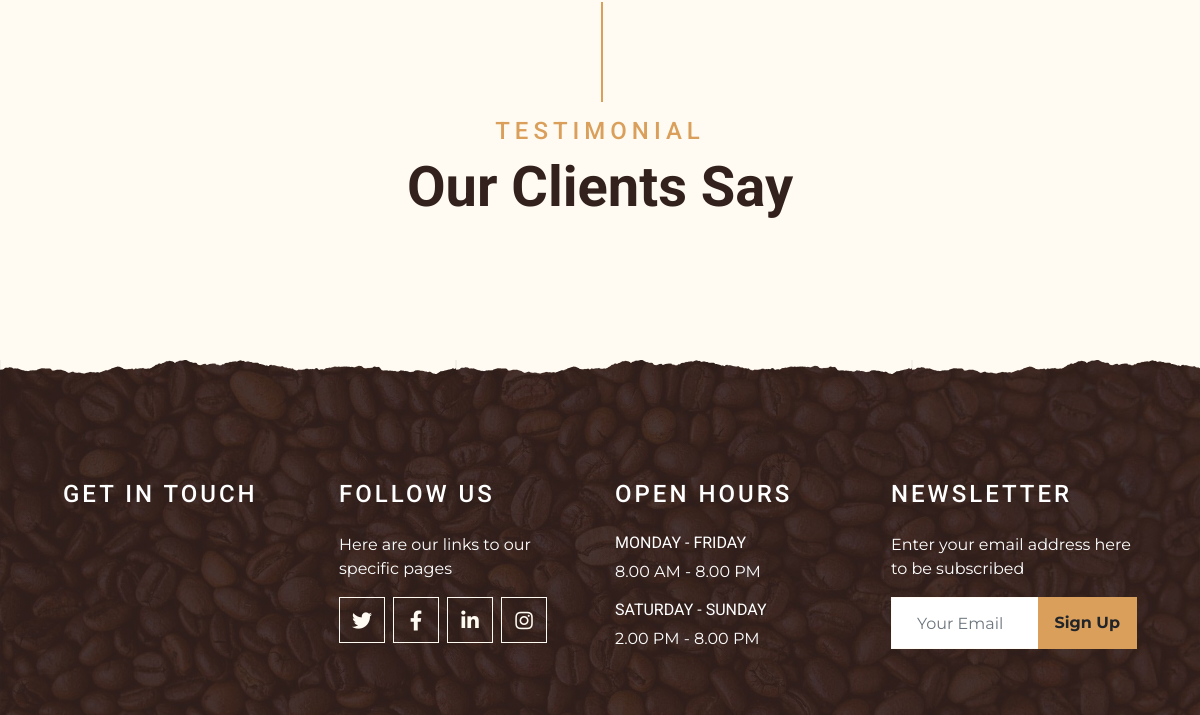
/ (lower part), run on an earlier commit of the app's database.
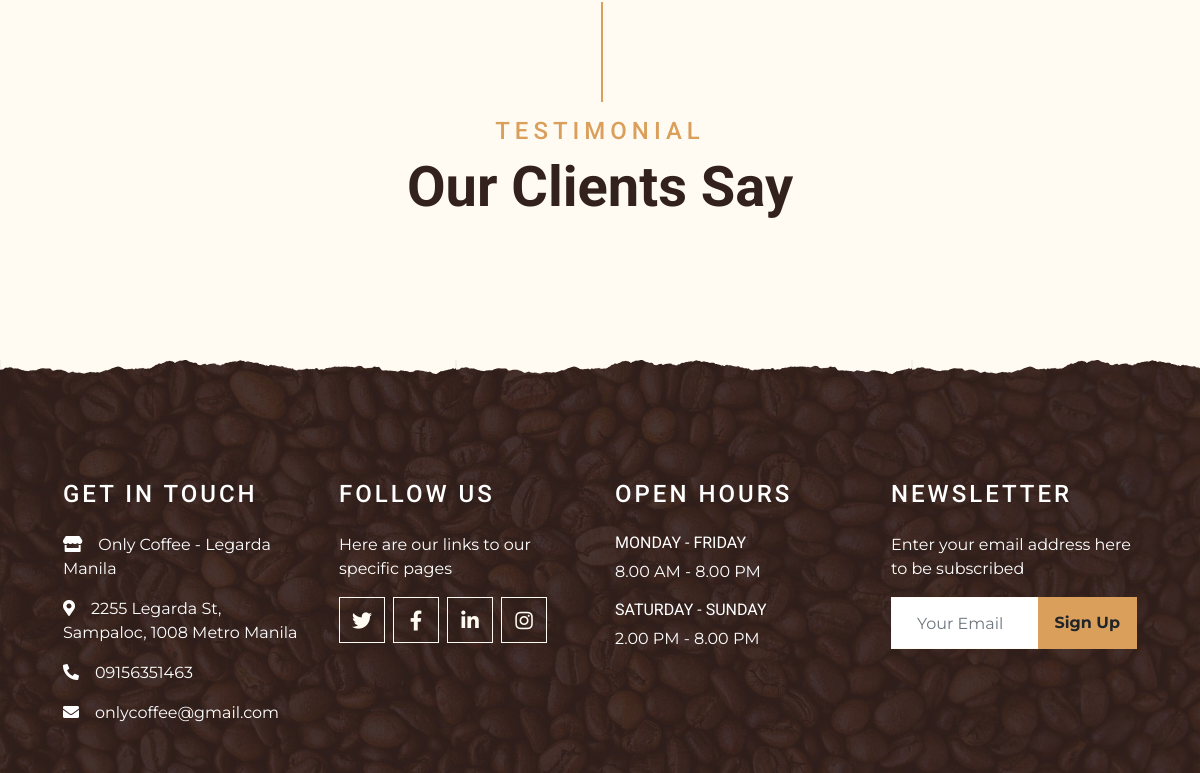
And on a later commit of the database.
### tables this page shows
CREATE TABLE `tblcoffeeshop` (
  `coffeeshopid` int(11) NOT NULL,
  `shopname` varchar(255) NOT NULL,
  `branch` varchar(255) DEFAULT NULL,
  `address` varchar(255) DEFAULT NULL,
  `contact_no` varchar(11) DEFAULT NULL,
  `email` varchar(50) DEFAULT NULL,
  `employees_id` int(11) DEFAULT NULL
);

### views/partials/nav.php (called while the page is built, shortened)
<?php
$db = App::resolve('Core\Database');
$coffee_data = $db->query("SELECT * FROM tblcoffeeshop")->get();
?>

### Core/functions.php (called while the page is built, shortened)
<?php
function base_path($path) {
  return BASE_PATH . $path;
}
function view($path, $attributes = []) {
  extract($attributes);
  require base_path('views/' . $path);
}

### Http/controllers/index.php (called while the page is built, shortened)
<?php
$db = App::resolve('Core\Database');
$feedback = $db->query("SELECT * FROM tblfeedback JOIN tbluser ON id = customerid")->get();
view('index.view.php', [
  'feedback' => $feedback
]);

### public/index.php (called while the page is built, shortened)
<?php
require BASE_PATH . "Core/functions.php";
require base_path('bootstrap.php');
$router = new \Core\Router();
$uri = parse_url($_SERVER['REQUEST_URI'])['path'];
$method = $_POST['_method'] ?? $_SERVER['REQUEST_METHOD'];
$router->route($uri, $method);

### Core/Container.php (called while the page is built, shortened)
<?php
class Container {
  protected $bindings = [];
  public function bind($key, $resolver)
  {
    $this->bindings[$key] = $resolver;
  }
  public function resolve($key)
  {
    if(array_key_exists($key, $this->bindings)) {
      $resolver = $this->bindings[$key];
      return call_user_func($resolver);
    }
  }
}
?>

### config.php (called while the page is built)
<?php
    return [
      'database' => [
        'host' => 'localhost',
        'port' => 3306,
        'dbname' => 'coffeeshop_db',
        'charset' => 'utf8mb4'
      ],
      'account' => [
        'username' => 'root',
        'password' => ''
      ]
    ];
?>

### bootstrap.php (called while the page is built, shortened)
<?php
$container = new Container();
$container->bind('Core\Database', function() {
  $config = require(base_path("config.php"));
  return new Core\Database($config['database'], $config['account']['username'], $config['account']['password']);
});
?>

### Core/Database.php (called while the page is built, shortened)
<?php
class Database {
  public $connection;
  public $statement;
  public function __construct(array $config, string $username, string $password) {
    $dsn = "mysql:" . http_build_query($config, '', ';');
    $this->connection = new PDO($dsn, $username, $password, [
      PDO::ATTR_DEFAULT_FETCH_MODE => PDO::FETCH_ASSOC,
      ]);
  }
  public function query($query, $params = []) {
    $this->statement = $this->connection->prepare($query);
    $this->statement->execute($params);
    return $this;
  }
  public function get() {
    return $this->statement->fetchAll();
  }
}
?>

### Core/App.php (called while the page is built, shortened)
<?php
class App {
  protected static $container;
  public static function setContainer($container)
  {
    static::$container = $container;
  }
  public static function resolve($key)
  {
    return static::$container->resolve($key);
  }
}
?>

### views/partials/foot.php (the view, shortened to what the changed rows need)
<?php
$db = App::resolve('Core\Database');
$coffee_data = $db->query("SELECT * FROM tblcoffeeshop")->get();
?>
    <div class="container-fluid footer text-white mt-5 pt-5 px-0 position-relative overlay-top">
        <div class="row mx-0 pt-5 px-sm-3 px-lg-5 mt-4">
            <div class="col-lg-3 col-md-6 mb-5">
                <h4 class="text-white text-uppercase mb-4" style="letter-spacing: 3px;">Get In Touch</h4>
                <?php foreach ($coffee_data as $data) : ?>
                    <p><i class="fa fa-solid fa-store mr-3"></i><?= $data['shopname'] ?> - <?= $data['branch']?></p>
                    <p><i class="fa fa-map-marker-alt mr-3"></i><?= $data['address']?></p>
                    <p><i class="fa fa-phone-alt mr-3"></i><?= $data['contact_no']?></p>
                    <p class="m-0"><i class="fa fa-envelope mr-3"></i><?= $data['email']?></p>
                <?php endforeach; ?>
            </div>
            <div class="col-lg-3 col-md-6 mb-5">
                <h4 class="text-white text-uppercase mb-4" style="letter-spacing: 3px;">Follow Us</h4>
                <p>Here are our links to our specific pages</p>
                <div class="d-flex justify-content-start">
                    <a class="btn btn-lg btn-outline-light btn-lg-square mr-2" href="#"><i class="fab fa-twitter"></i></a>
                    <a class="btn btn-lg btn-outline-light btn-lg-square mr-2" href="#"><i class="fab fa-facebook-f"></i></a>
                    <a class="btn btn-lg btn-outline-light btn-lg-square mr-2" href="#"><i class="fab fa-linkedin-in"></i></a>
                    <a class="btn btn-lg btn-outline-light btn-lg-square" href="#"><i class="fab fa-instagram"></i></a>
                </div>
            </div>
            <div class="col-lg-3 col-md-6 mb-5">
                <h4 class="text-white text-uppercase mb-4" style="letter-spacing: 3px;">Open Hours</h4>
                <div>
                    <h6 class="text-white text-uppercase">Monday - Friday</h6>
                    <p>8.00 AM - 8.00 PM</p>
                    <h6 class="text-white text-uppercase">Saturday - Sunday</h6>
                    <p>2.00 PM - 8.00 PM</p>
                </div>
            </div>
            <div class="col-lg-3 col-md-6 mb-5">
                <h4 class="text-white text-uppercase mb-4" style="letter-spacing: 3px;">Newsletter</h4>
                <p>Enter your email address here to be subscribed</p>
                <div class="w-100">
                    <div class="input-group">
                        <input type="text" class="form-control border-light" style="padding: 25px;" placeholder="Your Email">
                        <div class="input-group-append">
                            <button class="btn btn-primary font-weight-bold px-3">Sign Up</button>
                        </div>
                    </div>
                </div>
            </div>
        </div>
    </div>
</body>
</html>

### Core/router.php (shortened to what the changed rows need)
<?php
class Router {
  protected $routes = [];
  public function add($method, $uri, $controller)
  {
    $this->routes[] = [
      'uri' => $uri,
      'controller' => $controller,
      'method' => $method,
      'middleware' => NULL,
    ];
    return $this;
  }
  public function only($key)
  {
    $this->routes[array_key_last($this->routes)]['middleware'] = $key;
  }
  public function route($uri, $method)
  {
    foreach ($this->routes as $route) {
      if ($route['uri'] === $uri && $route['method'] === strtoupper($method)) {
        return require base_path('Http/controllers/' . $route['controller']);
      }
    }
  }
}

### views/index.view.php (shortened to what the changed rows need)
<?php require 'partials/head.php'; ?>
<?php require 'partials/nav.php'; ?>
    <div class="container-fluid py-5">
        <div class="container">
            <div class="section-title">
                <h4 class="text-primary text-uppercase" style="letter-spacing: 5px;">Testimonial</h4>
                <h1 class="display-4">Our Clients Say</h1>
            </div>
        </div>
    </div>
<?php require 'partials/foot.php'; ?>

What changed in the data, as far as the page shows it:
added tblcoffeeshop: shopname "Only Coffee", branch "Legarda Manila", address "2255 Legarda St, Sampaloc, 1008 Metro Manila", contact_no "09156351463", email "onlycoffee@gmail.com"
